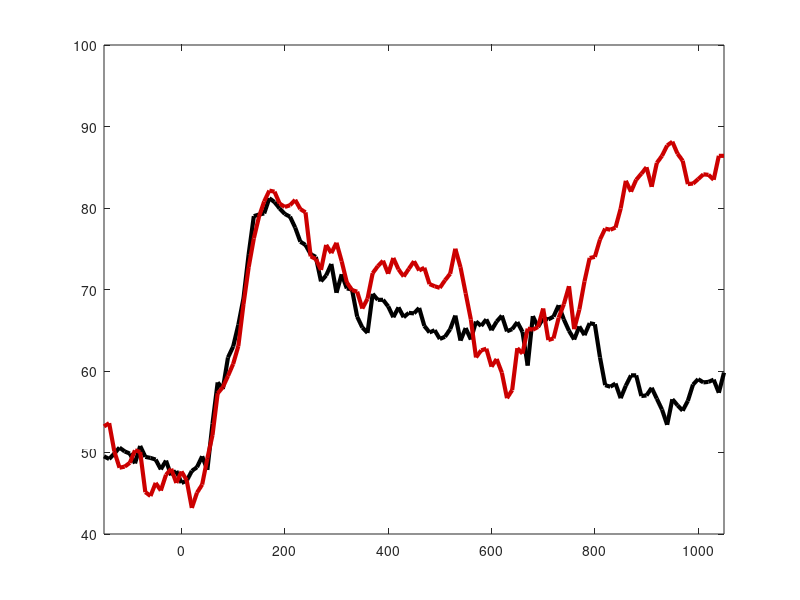

MATLAB code to generate this figure: (Note: this script raises an error after producing the figure.)
% add main folder and subfolders to the Matlab path 
close all, clear all
% select panel to plot 'fig_7a','fig_7b','fig_7c'
select_panel = 'fig_7c';
switch select_panel
    case 'fig_7a';
        load('fig_7a_att.mat');
        acc_att   = all_accuracies;
        null_att  = null_accuracies;
        load('fig_7a_natt.mat');
        acc_natt  = all_accuracies;
        null_natt = null_accuracies;
        titlestr = 'Color';
    case 'fig_7b';
        load('fig_7b_att.mat');
        acc_att   = all_accuracies;
        null_att  = null_accuracies;
        load('fig_7b_natt.mat');
        acc_natt  = all_accuracies;
        null_natt = null_accuracies;
        titlestr = 'Orientation';
    case 'fig_7c'
        load('fig_7c_att.mat');
        acc_att   = all_accuracies;
        null_att  = null_accuracies;
        load('fig_7c_natt.mat');
        acc_natt  = all_accuracies;
        null_natt = null_accuracies;
        titlestr = 'Identity';
end
init_time    = 1;
end_time    = 1301;
zerotime    = 201;
time_window = 100;
time_step   = 10;
time = init_time+time_window/2:time_step:end_time-time_window/2;
time = time-zerotime;

figure('color', [1 1 1]);
rgb = [0 0 0; 0.8 0 0];
plot(time,mean(acc_natt,1),'color',rgb(1,:),'Linewidth',3), hold on 
plot(time,mean(acc_att,1), 'color',rgb(2,:),'Linewidth',3)
ylim([40 100]);
xlim([-150 1050]);

ax = gca;
ax.YTick = 50:25:100;
ylims = get(gca,'ylim');
chance   = 50;

rect = [0.1, 0.15, 1.3, .15];
plot([0     0], [0 100], '--k', 'LineWidth', 0.8);
plot([600 600], [0 100], '--k', 'LineWidth', 0.8);
plot([time(1) time(end)], [chance chance], '--k', 'Color', [0.5, 0.5, 0.5]);
title(titlestr)
xlabel('Time from array onset (s)')
ylabel('Decoding perfomance (% correct)')

% compare the two conditions using a cluster-based permutation test 
% requires function permutest: https://www.mathworks.com/matlabcentral/fileexchange/71737-permutest
[clusters, p_values] = permutest(acc_att', acc_natt', 0, 0.001, 10^3, 1);
obsDiff = mean(acc_att,1)-mean(acc_natt,1);
for iClust = 1: length(clusters)
    if p_values(iClust)<0.001
        if mean(obsDiff(clusters{iClust})) > 0
            color = rgb(2,:);
        else
            color = rgb(1,:);
        end
        line([time(clusters{iClust}(1)) time(clusters{iClust}(end))], [ylims(1)+5 ylims(1)+5],'linewidth',4, 'color',color)
    end
end
hold on
pValues = zeros(size(null_natt,2),2);
for iTime = 1:length(time)
    pValues(iTime,1) = (sum(mean(acc_natt(:,iTime))<null_natt(:,iTime))+1)/(size(null_natt,1)+1);
    pValues(iTime,2) = (sum(mean(acc_att(:,iTime)) <null_att(:,iTime))+1)/(size(null_att,1)+1);
end
for iTime = 1: length(time)
    if pValues(iTime,1)<=0.05
        line([time(iTime)-time_step/1.2  time(iTime)+time_step/1.2], [ylims(2)-2 ylims(2)-2], 'linewidth',4, 'color',rgb(1,:));
    end
    if pValues(iTime,2)<=0.05
        line([time(iTime)-time_step/1.2  time(iTime)+time_step/1.2], [ylims(2)-4 ylims(2)-4], 'linewidth',4, 'color',rgb(2,:));
    end
end

legend('non-attended stimulus','attended stimulus','location','best');
legend('boxoff')
